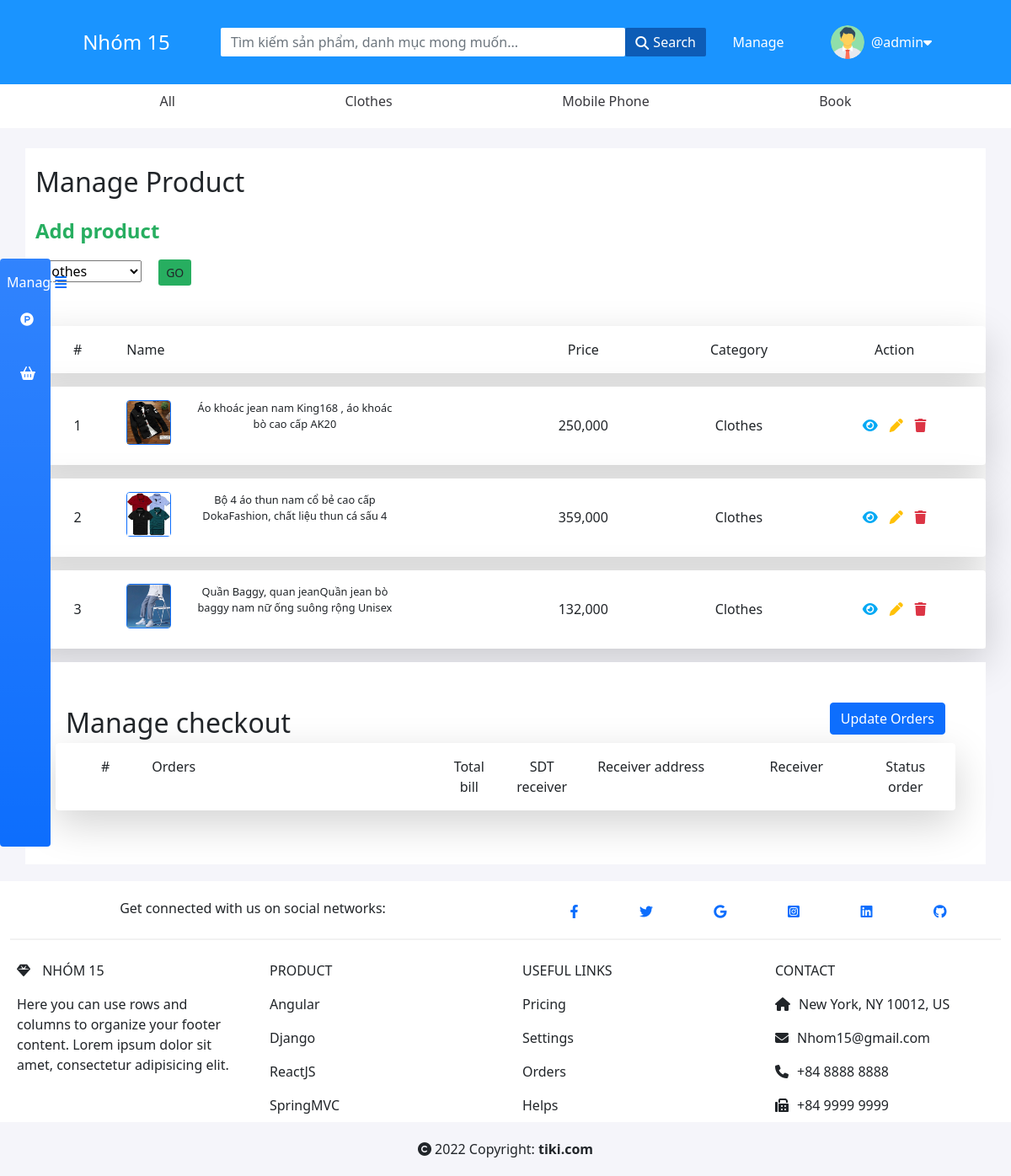
The app's page /manage/?q=Clothes (signed in) with its own data.
### base/models.py (models this page shows, shortened)
class User(AbstractUser):
    functionality_of_user = models.ForeignKey(Function, on_delete=models.CASCADE, null=True, blank=True)
    name = models.CharField(max_length=200, null=True, blank=True)
    email = models.EmailField(unique=True, null=True)
    bio = models.TextField(null=True, blank=True)
    avatar = models.ImageField(null=True, default="avatar.png")
    full_name = models.TextField(max_length=100, null=True, blank=True)
    phone_number = models.CharField(max_length=20, null=True, blank=True)
    USERNAME_FIELD = 'email'
    REQUIRED_FIELDS = []

class Category(models.Model):
    name = models.TextField(max_length=200)
    def __str__(self):
        return self.name

class Product(models.Model):
    category = models.ForeignKey(Category, on_delete=models.SET_NULL, null=True, blank=True)
    name = models.CharField(max_length=200)
    image = models.ImageField(null=True, default = "default.png")
    description = models.TextField(null=True, blank= True)
    price = models.IntegerField()
    updated = models.DateTimeField(auto_now= True)
    created = models.DateTimeField(auto_now_add=True)
    class Meta:
        ordering  = ['-updated', '-created']

### base/views.py (the view)
# urls.py: path('manage/', views.Manager, name='manage'),
@login_required(login_url='login')
def Manager(request):
    page = ''
    try:
        user = Employee.objects.get(id = request.user.id)
        if user.position == 'Product manager':
            page = 'manage-product'
        elif user.position == 'Order manager':
            page = 'manage-order'
    except:
        page = 'not permission'
    if request.user.is_staff:
        page = 'Admin'
    q = request.GET.get('q') if request.GET.get('q') != None else ''
    categorys = Category.objects.all()
    products = Product.objects.filter(Q(name__icontains = q) | Q(category__name__icontains = q))
    checkouts = CheckOut.objects.filter(Q(address_delivery__receiver__icontains = q))
    checkouts = sorted(checkouts, key = lambda x: -(x.status_order == 'in warehouse'or  x.status_order == 'delivering'))
    if request.method == 'POST' and 'submit_category' in request.POST:
        selected = request.POST.get('category', None)
        return redirect('create-product', selected)
    if request.method =='POST' and 'update_checkout' in request.POST:
        for checkout in checkouts:
            checkout.status_order = request.POST.get(f"status_order_{checkout.id}")
            checkout.save()
        messages.error(request,'Udpate status orders successful')
    context = {'categorys' : categorys, 'products': products, 'checkouts':checkouts, 'page': page}
    return render(request, 'base/manage.html', context)

### base/templates/base/manage.html (shortened to what this page needs)
{% extends 'index.html' %}
{% block content %}
{%  if page == 'manage-product' or page == 'Admin' %}
<div class="manage-page">
    <div class="d-flex justify-content-evenly topic-item p-2">
        <a class="nav-link" href="{% url 'manage' %}"><div class="p-1 font-color2">All</div></a>
        {% for category in categorys %}
        <a class="nav-link" href="{% url 'manage' %}?q={{category}}"><div class="p-1 font-color2">{{category}}</div></a>
        {% endfor %}
    </div>
    <div class="container-fluid pt-4 manage-products">
        <div class="container" style="background-color: #ffffff;">
            <p class="pt-3" style="font-size: 2rem;">Manage Product</p>
            <div>
                <strong class="choose_category">Add product</strong>
            </div>
            <div class="row pt-3 mb-5">
                <div class="col-3 d-flex justify-content-start">
                    <form action=" " method="POST">
                        <select name="category" required id="id_category">
                            {% for category in categorys %}
                            <option value="{{category.id}}">{{category}}</option>
                            {% endfor %}
                        </select>
                        <input type="submit" name="submit_category" id="submit_category" value="GO" class="btn-addproduct btn btn-sm">
                    </form>
                </div>
            </div>
            <div class="col-12">
                <div class="row text-center p-3 rounded bg-white mb-3 shadow-lg" >
                    <div class="col-1">#</div>
                    <div class="col-5 text-start">
                        Name
                    </div>
                    <div class="col-2">Price</div>
                    <div class="col-2">Category</div>
                    <div class="col-2">Action</div>
                </div>
                {% for product in products %}
                <div class="row rounded bg-white text-center mb-3 p-3 shadow-lg">
                    <div class="col-1 sn1 d-flex flex-column justify-content-center align-items-center">1</div>
                    <div class="col-5 ">
                        <div class="row">
                            <div class="col-2 text-start mb-2">
                                <div class="card border border-primary">
                                    <img class="card-img-top" src="{{ product.image.url }}" alt="" style="width: 100%;">
                                </div>
                            </div>
                            <div class="col-7 name-product-cart">
                                {{product.name}}
                            </div>
                        </div>
                    </div>
                    <div class="col-2 d-flex flex-column justify-content-center align-items-center">
                        {{product.price}}
                    </div>
                    <div class="col-2 d-flex flex-column justify-content-center align-items-center">
                        {{product.category}}
                    </div>
                    <div class="col-2 d-flex flex-column justify-content-center align-items-center">
                        <div>
                            <a href="{% url 'order-product'  product.category.id product.id %}" style="color: #03a9f4; padding: 0 0.3rem;"><i class="fa-solid fa-eye"></i></a>
                            <a href="{% url 'update-product' product.category.id product.id %}" style="color: #FFC107; padding: 0 0.3rem"><i class="fa-solid fa-pen"></i></a>
                            <a href="{% url 'delete-product' product.id %}"onclick="if (confirm('Are you want to delete this product?')){return true;}else{event.stopPropagation(); event.preventDefault();};" style="color: #dc3545; padding: 0 0.3rem" ><i class="fa-solid fa-trash"></i></a>
                        </div>
                    </div>
                </div>
                {% endfor %}
            </div>
        </div>
    </div>
    {% endif %}
    {% if page == 'manage-order' or page == 'Admin' %}
    <div class="manage-checkouts">
        <form action="" method="post">
            <div class="container-fluid">
                <div class="container bg-white p-5">
                    <div class="d-flex justify-content-between">
                        <div class="manage-checkouts-title">Manage checkout</div>
                        <div><input type="submit" name="update_checkout" id="update_checkout" value="Update Orders" class="btn btn-primary"></div>
                    </div>
                    <div class="col-12">
                        <div class="row text-center p-3 rounded bg-white mb-3 shadow-lg" >
                            <div class="col-1">#</div>
                            <div class="col-4 text-start">
                                Orders
                            </div>
                            <div class="col-1">Total bill</div>
                            <div class="col-1">SDT receiver</div>
                            <div class="col-2">Receiver address </div>
                            <div class="col-2">Receiver</div>
                            <div class="col-1">Status order</div>
                        </div>
                    </div>
                </div>
            </div>
        </form>
    </div>
</div>
<div class="bg-primary bg-gradient text-white pt-3 position-menu-mini rounded">
    <div class="positon-menu-mini-parent">
        <span class="p-2">Manage</span>
        <div class="text-cursor-pointer manage-products-menu">
            <div><i class="fa-brands fa-product-hunt p-4"></i></div>
        </div>
        <div class="text-cursor-pointer manage-checkouts-menu">
            <div><i class="fa-solid fa-basket-shopping p-4"></i></div>
        </div>
        <div class="text-primary text-cursor-pointer position-extend-button">
            <i class="fa-solid fa-align-justify"></i>
        </div>
    </div>
</div>
{% endif %}
{% endblock %}

### templates/navbar.html (shortened to what this page needs)
{% load static %}
<div class="navbar-position">
    <div class="container-fluid navbar-fixed fixed-top">
        <div class="row d-flex align-items-center justify-content-center h-100">
            <div class="col-2 text-center">
                <a href="{% url 'home' %}" class="nav-link text-white"><span style="font-size: 1.5rem;">Nhóm 15</span></a>
            </div>
            <div class="form-outline form-white col-6 text-center">
                <form class="d-flex search" action="" method="GET">
                    <input class="form-control " style="color: #78788e; border-radius: 2px; border: none;padding: 5px 12px; max-height: 40px;" type="text" placeholder="Tìm kiếm sản phẩm, danh mục mong muốn..." aria-label="Search" name="q" >
                    <button class="" style=" background-color: rgb(13 92 182); color: #ffffff; max-height: 40px; border: none; border-radius: 2px; padding: 5px 12px; display: inline-flex;" type="submit"><i class="fa-solid fa-magnifying-glass" style="margin-right: 5px; margin-top: 0.3rem;"></i> Search</button>
                </form>
            </div>
            {%  if request.user.functionality_of_user.name == 'Employee' or request.user.is_staff  %}
            <div class="col-1 text-center">
                <a href="{% url 'manage' %}" style="text-decoration: none;" class="text-white">
                   Manage
                </a>
            </div>
            {% endif %}
            <div class="col-2 text-white d-flex justify-content-center align-items-center">
                {% if request.user.is_authenticated %}
                <div class="">
                    <img src="{{request.user.avatar.url}}" alt="" srcset="" class="rounded-circle" style="width: 5vh; margin-right: 3%;">
                </div>
                <div class="d-flex p-2 account" id="account">
                    <div>@{{request.user.username}}</div>
                    <div><i class="fa-solid fa-caret-down"></i></div>
                    <div class="padding-toogle"></div>
                </div>
                {% else %}
                <a href="{% url 'login' %}" style="text-decoration: none;" class="text-white"><i class="fa-solid fa-user-large" style="margin-right: 1rem;"></i>Login</a>
                {% endif %}
            </div>
        </div>
    </div>
</div>

### static/style/style.css (style rules this page uses)
* { margin: 0; padding: 0; box-sizing: border-box; font-size: 1rem; }
a { text-decoration: none !important; cursor: pointer; }
html { background-color: #f5f5fa; }
.navbar-position { margin-bottom: 5.5rem; }
.navbar-fixed { background-color: #1a94ff; height: 100px; }
.font-color2 { color: rgb(56, 56, 61); z-index: 1000; }
.topic-item { min-height: 2rem; background-color: #ffffff; }
input { padding-left: 0.5rem; }
.choose_category { color: #27ae60; font-size: 1.5rem; }
.btn-addproduct { background-color: #27ae60 !important; margin-left: 1rem; }
.name-product-cart { font-size: 0.8em; text-overflow: ellipsis; overflow: hidden; height: 2.5rem; }
.account { position: relative; cursor: pointer; padding-bottom: 2rem; }
.padding-toogle { position: absolute; width: 9rem; height: 2rem; top: 1rem; }
.manage-checkouts-title { font-size: 2rem; }
.text-cursor-pointer { cursor: pointer; }
.manage-page { background-color: #f5f5fa; position: relative; }
.position-menu-mini { z-index: 1000; position: fixed; top: 22%; width: 5%; min-height: 50%; }
.positon-menu-mini-parent { position: relative; }
.position-extend-button { position: absolute; top: 0; right: -1.2rem; }

### records on screen
User: user.avatar (picture), user.username "admin"
Category: name "Clothes"
Category: name "Mobile Phone"
Category: name "Book"
Product: image (picture), name "Áo khoác jean nam King168 , áo khoác bò cao cấp AK20", price "250,000", category "Clothes"
Product: image (picture), name "Bộ 4 áo thun nam cổ bẻ cao cấp DokaFashion, chất liệu thun cá sấu 4…", price "359,000", category "Clothes"
Product: image (picture), name "Quần Baggy, quan jeanQuần jean bò baggy nam nữ ống suông rộng Unisex…", price "132,000", category "Clothes"

### other values on screen
form field category "Clothes"
